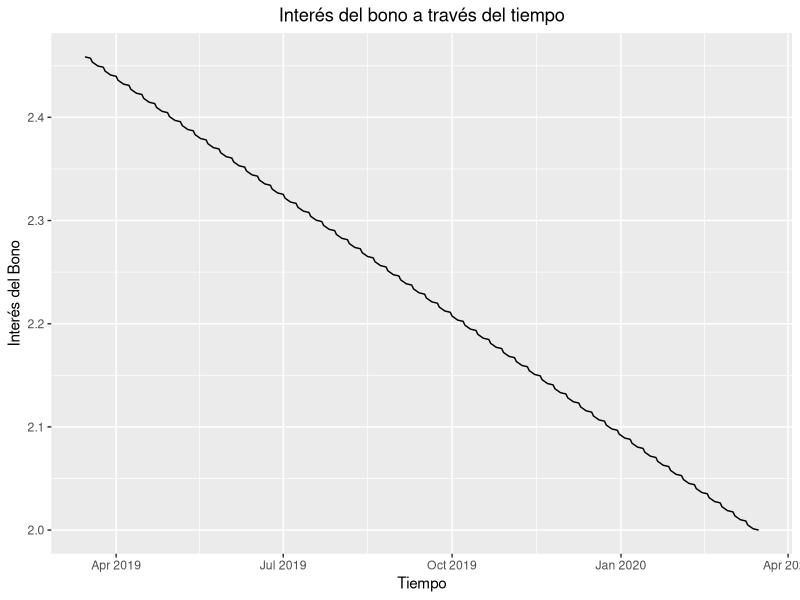
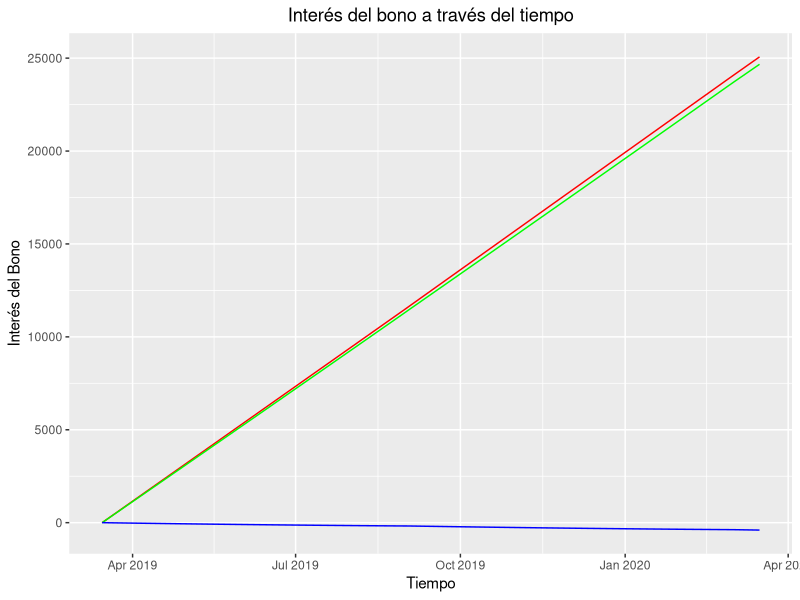

Recreate these plots in R, in order.
## ---- chunk 1
knitr::opts_chunk$set(echo = TRUE)

library(ggplot2)
library(readxl)
library(tidyverse)
library(lubridate)
library(kableExtra)

Bono1 <- read_excel("Ex1.BonoPL.xlsx",
                    col_names = FALSE)
Bono2 <- read_excel("Ex1.BonoPL.xlsx", sheet = "Bond (2)",
                    col_names = FALSE)
Bono3 <- read_excel("Ex1.BonoPL.xlsx", sheet = "Bond (3)",
                    col_names = FALSE)
Bono4 <- read_excel("Ex1.BonoPL.xlsx", sheet = "Bond (4)",
                    col_names = FALSE)


Datos <- Bono1[c(2)]
Datos <- Datos[c(1:10), ]
Datos <- as.data.frame(t(Datos))
colnames(Datos)[1:length(Datos)] <-
  c(
    "ISIN",
    "TICKER",
    "Vencimiento",
    "Cupón(%)",
    "Frequencia cupón",
    "Monto",
    "Subcupon",
    "Liquid (SETT)",
    "Yield de entrada",
    "Precio Compra"
  )

## ---- chunk 2
vectorr <- c()
calculo_precio <-
  function(facial, cupon, tasa, periodos, dias, final) {
    for (i in 1:length(fecha)) {
      if (fecha[i] - fecha_pago[1] >= fecha_pago[2] - fecha_pago[1]) {
        fecha_pago <- fecha_pago[-1]
      }
      if (0 < as.numeric(final - fecha[i])) {
        A <- as.numeric(fecha[i] - fecha_pago[1])
        E <- dias / periodos
        Dsc <- E - A
        tasa_efectiva <- tasa[i] / (periodos * 100)
        N <- length(fecha_pago) - 2
        c <- length(fecha_pago) - c(2:length(fecha_pago))
        cupon_p <- cupon / periodos
        if(N==0){
         t_1<-facial*cupon_p+facial 
         t_2<-tasa_efectiva*Dsc/E+1
         t_3<-facial*A/E*cupon_p
         vectorr[i]<-t_1/t_2-t_3
        }else{
        vectorr[i] <- (
          facial * (1 + tasa_efectiva) ^ (-N - Dsc / E) + facial * cupon_p * sum((1 +
                                                                                    tasa_efectiva) ^ (-c - Dsc / E)) - facial * cupon_p * A / E
        )}
      } else{
        vectorr[i] <- facial
      }
    }
    
    return(vectorr)
  }
creacion_de_columnas <-
  function(interes,
           interes2,
           yas_bond_yld,
           G_capital,
           shock,
           TOTAL,
           Retorno_total,
           YAS_BOND_PX) {
    for (i in 1:(length(fecha) - 1)) {
      if (interes[i] < interes[i + 1]) {
        interes2[i + 1] <- interes2[i] + interes[i + 1] - interes[i]
      } else {
        interes2[i + 1] <-
          interes2[i] + interes[i + 1] - interes[i] + as.numeric(as.character(Datos$Subcupon))
      }#se calcula la columna de INT_ACC
      
      yas_bond_yld[i + 1] <- yas_bond_yld[i] + shock[i]
      G_capital <-
        c(G_capital,
          (YAS_BOND_PX[i + 1] - as.numeric(as.character(
            Datos$`Precio Compra`
          ))) *
            as.numeric(as.character(Datos$Monto)) / 100)
      #se calcula yas_bond_yld
      
      TOTAL <- c(TOTAL, interes2[i] + G_capital[i])
      Retorno_total <-
        c(Retorno_total, TOTAL[i] / as.numeric(as.character(Datos$Monto)) * 100)
      if (i == (length(fecha) - 1)) {
        TOTAL <- c(TOTAL, interes2[i + 1] + G_capital[i + 1])
        Retorno_total <- c(Retorno_total
                           ,
                           TOTAL[i + 1] / as.numeric(as.character(Datos$Monto)) * 100)
      }
    }
    return(list(
      interes,
      interes2,
      yas_bond_yld,
      G_capital,
      shock,
      TOTAL,
      Retorno_total
    ))
  }
## ---- chunk 3
fecha <- seq(as.Date("2019-03-15"), as.Date("2021-03-01"), "day")
fecha <- fecha[1 < wday(fecha) & wday(fecha) < 7]

interes1_1 <- as.numeric(Bono1$...2[-c(1:15)])
interes1_2 <- (0:(length(interes1_1) - 1))

factor_lineal<--(as.numeric(as.character(Datos$`Yield de entrada`))-as.numeric(as.character(Bono1[3,5])))/as.numeric(as.Date("2020-03-14")-as.Date("2019-03-15"))
ShockF_1<-c(factor_lineal)
ShockF_1<-c(ShockF_1,ShockF_1*as.numeric(fecha[-1]-fecha[-length(fecha)]))
YAS_BOND_YLD_1 <- c(2.458612, rep(0, length(interes1_1) - 1))
for (i in 2:length(YAS_BOND_YLD_1)) {
  YAS_BOND_YLD_1[i] <- YAS_BOND_YLD_1[i - 1] + ShockF_1[i - 1]
}

Gcapital_1 <- c(0)
TOTAL_1 <- c()
Retorno_total_1 <- c()


fecha_pago <- as.Date("2019-02-28")
j <- as.Date("2019-02-28")
while (j + 180 <= as.Date("2021-02-28")) {
  fecha_pago <-
    c(fecha_pago, ceiling_date(j + 180, unit = "month") - 1)
  j = j + 180
}

YAS_BOND_PX_1 <-
  calculo_precio(100, 0.025, YAS_BOND_YLD_1, 2, 360, as.Date("2021-02-28"))

bono_1 <-
  creacion_de_columnas(
    interes1_1,
    interes1_2,
    YAS_BOND_YLD_1,
    Gcapital_1 ,
    ShockF_1,
    TOTAL_1,
    Retorno_total_1,
    YAS_BOND_PX_1
  )
names(bono_1) <-
  c(
    "interes1_1",
    "interes1_2",
    "YAS_BOND_YLD_1",
    "Gcapital_1",
    "ShockF_1",
    "TOTAL_1",
    "Retorno_total_1"
  )
bono1 <-
  data.frame(
    "Fecha de evaluación" = fecha,
    "INT_ACC 1" = bono_1$interes1_1,
    "INT_ACC 2" = bono_1$interes1_2,
    "YAS_BOND_YLD" = bono_1$YAS_BOND_YLD_1,
    "ShockF." = bono_1$ShockF_1,
    "YAS BOND PX" = YAS_BOND_PX_1,
    "Gcapital" = bono_1$Gcapital_1,
    "TOTAL" = bono_1$TOTAL_1,
    "Retorno total (%)" = bono_1$Retorno_total_1
  )

rm(bono_1)
## ---- chunk 4
fecha <- seq(as.Date("2019-03-15"), as.Date("2021-03-01"), "day")
fecha <- fecha[1 < wday(fecha) & wday(fecha) < 7]

interes2_1 <- as.numeric(Bono3$...2[-c(1:15)])
interes2_2 <- (0:(length(interes2_1) - 1))
ShockF_2 <- rep(0, length(interes2_1))
YAS_BOND_YLD_2 <- c(2.458612, rep(0, length(interes2_1) - 1))
for (i in 2:length(YAS_BOND_YLD_2)) {
  YAS_BOND_YLD_2[i] <- YAS_BOND_YLD_2[i - 1] + ShockF_2[i - 1]
}

Gcapital_2 <- c(0)
TOTAL_2 <- c()
Retorno_total_2 <- c()


fecha_pago <- as.Date("2019-02-28")
j <- as.Date("2019-02-28")
while (j + 180 <= as.Date("2021-02-28")) {
  fecha_pago <-
    c(fecha_pago, ceiling_date(j + 180, unit = "month") - 1)
  j = j + 180
}

YAS_BOND_PX_2 <-
  calculo_precio(100, 0.025, YAS_BOND_YLD_2, 2, 360, as.Date("2021-02-28"))

bono_2 <-
  creacion_de_columnas(
    interes2_1,
    interes2_2,
    YAS_BOND_YLD_2,
    Gcapital_2 ,
    ShockF_2,
    TOTAL_2,
    Retorno_total_2,
    YAS_BOND_PX_2
  )
names(bono_2) <-
  c(
    "interes2_1",
    "interes2_2",
    "YAS_BOND_YLD_2",
    "Gcapital_2",
    "ShockF_2",
    "TOTAL_2",
    "Retorno_total_2"
  )
bono2 <-
  data.frame(
    "Fecha de evaluación" = fecha,
    "INT_ACC 1" = bono_2$interes2_1,
    "INT_ACC 2" = bono_2$interes2_2,
    "YAS_BOND_YLD" = bono_2$YAS_BOND_YLD_2,
    "ShockF." = bono_2$ShockF_2,
    "YAS BOND PX" = YAS_BOND_PX_2,
    "Gcapital" = bono_2$Gcapital_2,
    "TOTAL" = bono_2$TOTAL_2,
    "Retorno total (%)" = bono_2$Retorno_total_2
  )

rm(bono_2)
## ---- chunk 5

fecha <- seq(as.Date("2019-03-15"), as.Date("2021-03-01"), "day")
fecha <- fecha[1 < wday(fecha) & wday(fecha) < 7]

interes3_1 <- as.numeric(Bono3$...2[-c(1:15)])
interes3_2 <- (0:(length(interes3_1) - 1))

ShockF_3 <- as.numeric(Bono3$...6[-c(1:15)])
YAS_BOND_YLD_3 <- c(2.458612, rep(0, length(interes2_1) - 1))
for (i in 2:length(YAS_BOND_YLD_3)) {
  YAS_BOND_YLD_3[i] <- YAS_BOND_YLD_3[i - 1] + ShockF_3[i - 1]
}

Gcapital_3 <- c(0)
TOTAL_3 <- c()
Retorno_total_3 <- c()


fecha_pago <- as.Date("2019-02-28")
j <- as.Date("2019-02-28")
while (j + 180 <= as.Date("2021-02-28")) {
  fecha_pago <-
    c(fecha_pago, ceiling_date(j + 180, unit = "month") - 1)
  j = j + 180
}
vectorr <- c()
YAS_BOND_PX_3 <-
  calculo_precio(100, 0.025, YAS_BOND_YLD_3, 2, 360, as.Date("2021-02-28"))

bono_3 <-
  creacion_de_columnas(
    interes3_1,
    interes3_2,
    YAS_BOND_YLD_3,
    Gcapital_3 ,
    ShockF_3,
    TOTAL_3,
    Retorno_total_3,
    YAS_BOND_PX_3
  )
names(bono_3) <-
  c(
    "interes3_1",
    "interes3_2",
    "YAS_BOND_YLD_3",
    "Gcapital_3",
    "ShockF_3",
    "TOTAL_3",
    "Retorno_total_3"
  )
bono3 <-
  data.frame(
    "Fecha de evaluación" = fecha,
    "INT_ACC 1" = bono_3$interes3_1,
    "INT_ACC 2" = bono_3$interes3_2,
    "YAS_BOND_YLD" = bono_3$YAS_BOND_YLD_3,
    "ShockF." = bono_3$ShockF_3,
    "YAS BOND PX" = YAS_BOND_PX_3,
    "Gcapital" = bono_3$Gcapital_3,
    "TOTAL" = bono_3$TOTAL_3,
    "Retorno total (%)" = bono_3$Retorno_total_3
  )
rm(bono_3)
## ---- chunk 6
fecha <- seq(as.Date("2019-03-15"), as.Date("2021-03-01"), "day")
fecha <- fecha[1 < wday(fecha) & wday(fecha) < 7]

interes4_1 <- as.numeric(Bono4$...2[-c(1:15)])
interes4_2 <- (0:(length(interes4_1) - 1))

ShockF_4 <- as.numeric(Bono4$...6[-c(1:15)])
YAS_BOND_YLD_4 <- c(2.458612, rep(0, length(interes2_1) - 1))
for (i in 2:length(YAS_BOND_YLD_4)) {
  YAS_BOND_YLD_4[i] <- YAS_BOND_YLD_4[i - 1] + ShockF_4[i - 1]
}

Gcapital_4 <- c(0)
TOTAL_4 <- c()
Retorno_total_4 <- c()
fecha_pago <- as.Date("2019-02-28")
j <- as.Date("2019-02-28")
while (j + 180 <= as.Date("2021-02-28")) {
  fecha_pago <-
    c(fecha_pago, ceiling_date(j + 180, unit = "month") - 1)
  j = j + 180
}
vectorr <- c()
YAS_BOND_PX_4 <-
  calculo_precio(100, 0.025, YAS_BOND_YLD_4, 2, 360, as.Date("2021-02-28"))
bono_4 <-
  creacion_de_columnas(
    interes4_1,
    interes4_2,
    YAS_BOND_YLD_4,
    Gcapital_4 ,
    ShockF_4,
    TOTAL_4,
    Retorno_total_4,
    YAS_BOND_PX_4
  )
names(bono_4) <-
  c(
    "interes4_1",
    "interes4_2",
    "YAS_BOND_YLD_4",
    "Gcapital_4",
    "ShockF_4",
    "TOTAL_4",
    "Retorno_total_4"
  )
bono4 <-
  data.frame(
    "Fecha de evaluación" = fecha,
    "INT_ACC 1" = bono_4$interes4_1,
    "INT_ACC 2" = bono_4$interes4_2,
    "YAS_BOND_YLD" = bono_4$YAS_BOND_YLD_4,
    "ShockF." = bono_4$ShockF_4,
    "YAS BOND PX" = YAS_BOND_PX_4,
    "Gcapital" = bono_4$Gcapital_4,
    "TOTAL" = bono_4$TOTAL_4,
    "Retorno total (%)" = bono_4$Retorno_total_4
  )
rm(bono_4)



## ---- chunk 7

grafico1 <- function(fechas, tasabono) {
  
  ggplot(
    data =data.frame(fechas, tasabono),
    mapping = aes(
      x = fechas,
      y = tasabono)
  ) +
    geom_line() +
    labs(
      y = "Interés del Bono",
      x = "Tiempo",
      title = "Interés del bono a través del tiempo"
    ) +
    theme(plot.title = element_text(hjust = .5))# colocamos el titulo en el centro
  
}

grafico1(bono1$Fecha.de.evaluación[1:262],bono1$YAS_BOND_YLD[1:262])




## ---- chunk 8
grafico2 <- function(fechas, intacum2, total, gcapital) {
  
  ggplot(
    data =data.frame(fechas, intacum2, total, gcapital),
    mapping = aes(
      x = fechas,
      y = total)
     ) +
    geom_line(aes(x = fechas , y=intacum2),color="red") +
    geom_line(aes(x = fechas , y=total), color="green") +
    geom_line(aes(x = fechas , y=gcapital),color="blue") +
    labs(
      y = "Interés del Bono",
      x = "Tiempo",
      title = "Interés del bono a través del tiempo"
    ) +
    theme(plot.title = element_text(hjust = .5))# colocamos el titulo en el centro
  
}

grafico2(bono2$Fecha.de.evaluación[1:262],bono2$INT_ACC.2[1:262],bono2$TOTAL[1:262], bono2$Gcapital[1:262] )
